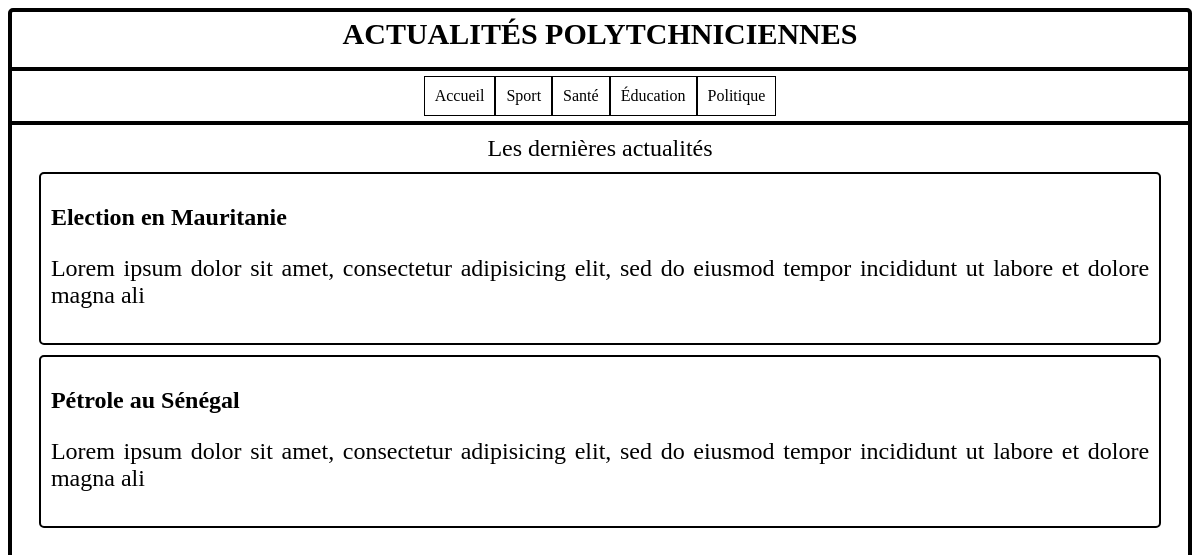
The app's page /index.php?pattern=Politique with its own data.
### tables this page shows
CREATE TABLE Article(
	id int primary key auto_increment,
	titre varchar(255),
	contenu text,
	dateCreation datetime DEFAULT NOW(),
	dateModification datetime DEFAULT NOW(),
	categorie int
) ENGINE InnoDB DEFAULT;

### rules.php (called while the page is built, shortened)
<?php
function get_specify_articles($connexion, $type)
{
    $sql = "select * from Article a join Categorie c on a.categorie = c.id where libelle= '$type'";
    $result = mysqli_query($connexion, $sql);
    if (mysqli_num_rows($result) > 0) {
        $array_of_elements = [];
        while ($row = mysqli_fetch_assoc($result)) {
            $array_of_elements[] = $row;
        }
        return $array_of_elements;
    }
}
?>

### index.php (the view, shortened to what this page needs)
<?php
require 'rules.php';
if (isset($_GET['pattern'])) {
    $array_of_elements = get_specify_articles($connexion, $_GET['pattern']);
} elseif (isset($_GET['id'])) {
    $specific_article = get_specify_article($connexion, $_GET['id']);
} else {
    $array_of_elements = get_all_articles($connexion);
}
?>
<html lang="en">
  <head>
  </head>
  <body>
    <div class="container">
      <div class="first">Actualités Polytchniciennes</div>
      <div class="navbar">
        <div><a href="./index.php">Accueil</a></div>
        <div><a href="./index.php?pattern=Sport">Sport</a></div>
        <div><a href="./index.php?pattern=Santé">Santé</a></div>
        <div><a href="./index.php?pattern=Education">Éducation</a></div>
        <div><a href="./index.php?pattern=Politique">Politique</a></div>
      </div>
      <div class="info">
        <div id="solo">Les dernières actualités</div>
          <?php if ($array_of_elements !== null) {
              foreach ($array_of_elements as $element) {
                  $title = $element['titre'];
                  $contain = $element['contenu'];
                  $longueurMax = 120;
                  $debutTexte = substr($contain, 0, $longueurMax);
                  $id = $element['id'];
                  echo "<div class='element'>
                 <a href=\"./index.php?id=$id\">
                <h2>$title</h2>
                <p>$debutTexte</p>
                </a>
                </div>";
              }
          } ?>
      </div>
    </div>
  </body>
</html>

### index.php (style rules this page uses)
html, body { height: 99%; }
.container { min-height: 100%; border: 4px solid black; border-radius: 5px; }
.first { height: 50px; border-bottom: 4px solid black; text-align: center; text-transform: uppercase; font-size: 30px; font-weight: 900; padding-top: 5px; }
.navbar { display: flex; align-items: center; justify-content:center; border-bottom: 4px solid black; }
.navbar div { border: 1px solid black; margin-top: 5px; margin-bottom: 5px; padding: 10px; }
.navbar a { text-decoration: none; color: black; }
.info { position: relative; padding: 10px; }
#solo { text-align: center; font-size: x-large; }
.element { width: 95%; border: 2px solid black; border-radius: 5px; margin: 10px auto; text-align: justify; padding: 10px; }
.element a { text-decoration: none; color: black; }
p { font-size: x-large; }

### records on screen
article: titre "Election en Mauritanie", contenu "Lorem ipsum dolor sit amet, consectetur adipisicing elit, sed do eiusmod tempor incididunt ut labore et dolore magna ali"
article: titre "Pétrole au Sénégal", contenu "Lorem ipsum dolor sit amet, consectetur adipisicing elit, sed do eiusmod tempor incididunt ut labore et dolore magna ali"
